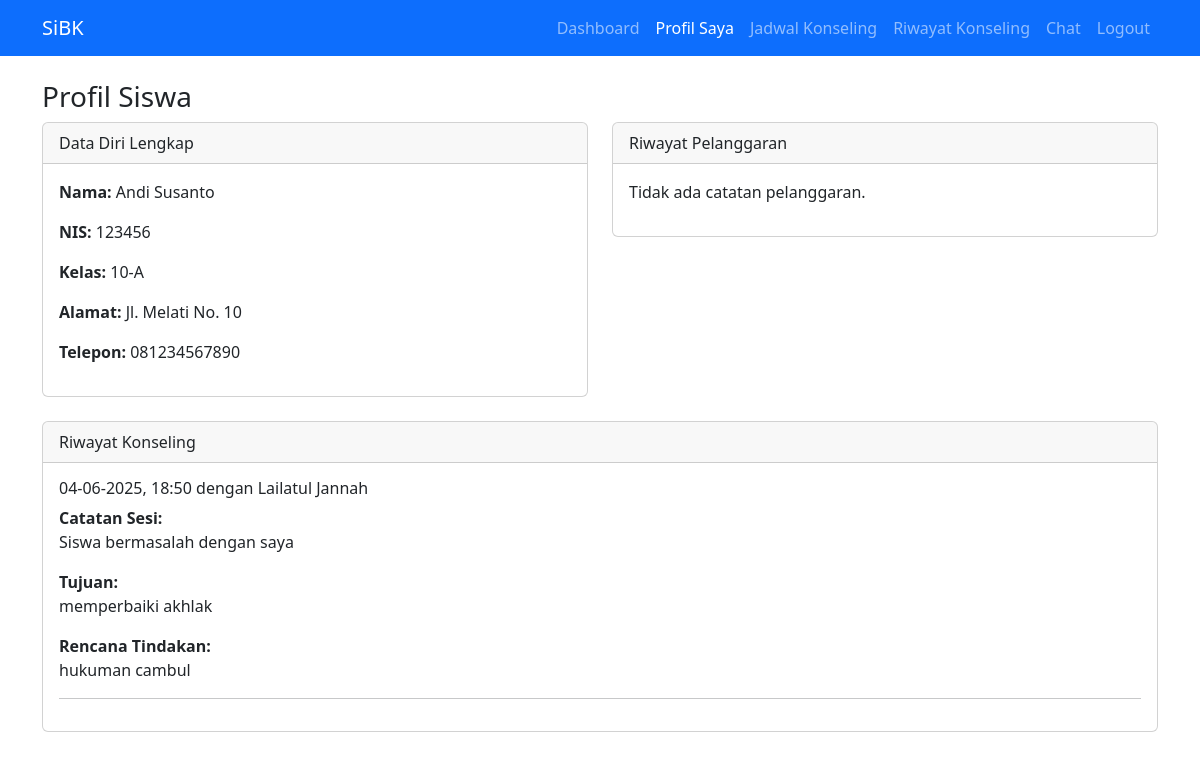
Page /profile_siswa.php (signed in) on the committed database.
### tables this page shows
CREATE TABLE `siswa_profile` (
  `id` int(11) NOT NULL,
  `user_id` int(11) NOT NULL,
  `nis` varchar(20) NOT NULL,
  `kelas` varchar(20) DEFAULT NULL,
  `alamat` text DEFAULT NULL,
  `telepon` varchar(20) DEFAULT NULL
);

CREATE TABLE `konseling` (
  `id` int(11) NOT NULL,
  `siswa_id` int(11) NOT NULL,
  `guru_id` int(11) NOT NULL,
  `tanggal` date NOT NULL,
  `jam` time NOT NULL,
  `catatan_sesi` text DEFAULT NULL,
  `tujuan` text DEFAULT NULL,
  `rencana_tindakan` text DEFAULT NULL,
  `created_at` timestamp NOT NULL DEFAULT current_timestamp()
);

CREATE TABLE `users` (
  `id` int(11) NOT NULL,
  `username` varchar(50) NOT NULL,
  `email` varchar(225) NOT NULL,
  `password` varchar(255) NOT NULL,
  `role` enum('guru','siswa') NOT NULL,
  `nama_lengkap` varchar(100) NOT NULL,
  `created_at` timestamp NOT NULL DEFAULT current_timestamp()
);

### config.php (called while the page is built, shortened)
<?php
function isLoggedIn() {
    return isset($_SESSION['user_id']);
}
function isGuru() {
    return (isset($_SESSION['role']) && $_SESSION['role'] === 'guru');
}
function isSiswa() {
    return (isset($_SESSION['role']) && $_SESSION['role'] === 'siswa');
}
?>

### profile_siswa.php (the view, shortened to what this page needs)
<?php
require_once 'config.php';
$stmt = $pdo->prepare('SELECT * FROM siswa_profile WHERE user_id = ?');
$stmt->execute([$_SESSION['user_id']]);
$profile = $stmt->fetch(PDO::FETCH_ASSOC);
$stmt2 = $pdo->prepare('
    SELECT k.tanggal, k.jam, u.nama_lengkap AS guru_nama, k.catatan_sesi, k.tujuan, k.rencana_tindakan
    FROM konseling k
    JOIN users u ON k.guru_id = u.id
    WHERE k.siswa_id = ?
    ORDER BY k.tanggal DESC, k.jam DESC
');
$stmt2->execute([$profile['id']]);
$riwayat_konseling = $stmt2->fetchAll(PDO::FETCH_ASSOC);
$stmt3 = $pdo->prepare('
    SELECT tanggal, keterangan
    FROM pelanggaran
    WHERE siswa_id = ?
    ORDER BY tanggal DESC
');
$stmt3->execute([$profile['id']]);
$riwayat_pelanggaran = $stmt3->fetchAll(PDO::FETCH_ASSOC);
?>
<?php include 'header.php'; ?>
<h3>Profil Siswa</h3>
<div class="row">
    <div class="col-md-6 mb-4">
        <div class="card">
            <div class="card-header">Data Diri Lengkap</div>
            <div class="card-body">
                <p><strong>Nama:</strong> <?= htmlspecialchars($_SESSION['nama_lengkap']) ?></p>
                <p><strong>NIS:</strong> <?= htmlspecialchars($profile['nis']) ?></p>
                <p><strong>Kelas:</strong> <?= htmlspecialchars($profile['kelas']) ?></p>
                <p><strong>Alamat:</strong> <?= nl2br(htmlspecialchars($profile['alamat'])) ?></p>
                <p><strong>Telepon:</strong> <?= htmlspecialchars($profile['telepon']) ?></p>
            </div>
        </div>
    </div>
    <div class="col-md-6 mb-4">
        <div class="card">
            <div class="card-header">Riwayat Pelanggaran</div>
            <div class="card-body">
                <?php if (count($riwayat_pelanggaran) === 0): ?>
                    <p>Tidak ada catatan pelanggaran.</p>
                <?php endif; ?>
            </div>
        </div>
    </div>
</div>
<div class="card mb-4">
    <div class="card-header">Riwayat Konseling</div>
    <div class="card-body">
        <?php if (count($riwayat_konseling) === 0): ?>
            <p>Belum ada riwayat konseling.</p>
        <?php else: ?>
            <?php foreach ($riwayat_konseling as $rk): ?>
                <div class="mb-3">
                    <h6><?= date('d-m-Y', strtotime($rk['tanggal'])) ?>, <?= substr($rk['jam'], 0, 5) ?> dengan <?= htmlspecialchars($rk['guru_nama']) ?></h6>
                    <p><strong>Catatan Sesi:</strong><br><?= nl2br(htmlspecialchars($rk['catatan_sesi'])) ?></p>
                    <p><strong>Tujuan:</strong><br><?= nl2br(htmlspecialchars($rk['tujuan'])) ?></p>
                    <p><strong>Rencana Tindakan:</strong><br><?= nl2br(htmlspecialchars($rk['rencana_tindakan'])) ?></p>
                    <hr>
                </div>
            <?php endforeach; ?>
        <?php endif; ?>
    </div>
</div>
<?php include 'footer.php'; ?>

### header.php (shortened to what this page needs)
<?php
require_once 'config.php';
function navActive($page) {
    if (basename($_SERVER['PHP_SELF']) === $page) {
        return 'active';
    }
    return '';
}
?>
<!DOCTYPE html>
<html lang="id">
<head>
    <link href="https://cdn.jsdelivr.net/npm/bootstrap@5.3.0/dist/css/bootstrap.min.css" rel="stylesheet" />
</head>
<body>
<nav class="navbar navbar-expand-lg navbar-dark bg-primary mb-4">
    <div class="container">
        <a class="navbar-brand" href="index.php">SiBK</a>
        <div class="collapse navbar-collapse" id="navbarSupportedContent">
            <ul class="navbar-nav ms-auto">
                <?php if (isLoggedIn()): ?>
                    <?php if (isGuru()): ?>
                        <li class="nav-item">
                            <a class="nav-link <?= navActive('dashboard_guru.php') ?>" href="dashboard_guru.php">Dashboard</a>
                        </li>
                        <li class="nav-item">
                            <a class="nav-link <?= navActive('jadwal_guru.php') ?>" href="jadwal_guru.php">Jadwal Konseling</a>
                        </li>
                        <li class="nav-item">
                            <a class="nav-link <?= navActive('layanan_konseling.php') ?>" href="layanan_konseling.php">Layanan Konseling</a>
                        </li>
                        <li class="nav-item">
                            <a class="nav-link <?= navActive('laporan.php') ?>" href="laporan.php">Laporan</a>
                        </li>
                        <li class="nav-item">
                            <a class="nav-link <?= navActive('chat.php') ?>" href="chat.php">Chat</a>
                        </li>
                    <?php elseif (isSiswa()): ?>
                        <li class="nav-item">
                            <a class="nav-link <?= navActive('dashboard_siswa.php') ?>" href="dashboard_siswa.php">Dashboard</a>
                        </li>
                        <li class="nav-item">
                            <a class="nav-link <?= navActive('profile_siswa.php') ?>" href="profile_siswa.php">Profil Saya</a>
                        </li>
                        <li class="nav-item">
                            <a class="nav-link <?= navActive('jadwal_siswa.php') ?>" href="jadwal_siswa.php">Jadwal Konseling</a>
                        </li>
                        <li class="nav-item">
                            <a class="nav-link <?= navActive('riwayat_konseling.php') ?>" href="riwayat_konseling.php">Riwayat Konseling</a>
                        </li>
                        <li class="nav-item">
                            <a class="nav-link <?= navActive('chat.php') ?>" href="chat.php">Chat</a>
                        </li>
                    <?php endif; ?>
                    <li class="nav-item">
                        <a class="nav-link" href="logout.php">Logout</a>
                    </li>
                <?php else: ?>
                    <li class="nav-item">
                        <a class="nav-link <?= navActive('login.php') ?>" href="login.php">Login</a>
                    </li>
                <?php endif; ?>
            </ul>
        </div>
    </div>
</nav>
<div class="container">

### footer.php (shortened to what this page needs)
</div>
</body>
</html>

### rows in the picture
siswa_profile: nis "123456", kelas "10-A", alamat "Jl. Melati No. 10", telepon "081234567890"
konseling: tanggal "04-06-2025", jam "18:50", guru.nama_lengkap "Lailatul Jannah", catatan_sesi "Siswa bermasalah dengan saya", tujuan "memperbaiki akhlak", rencana_tindakan "hukuman cambul"

### other values in the picture
$_SESSION['nama_lengkap'] "Andi Susanto"
